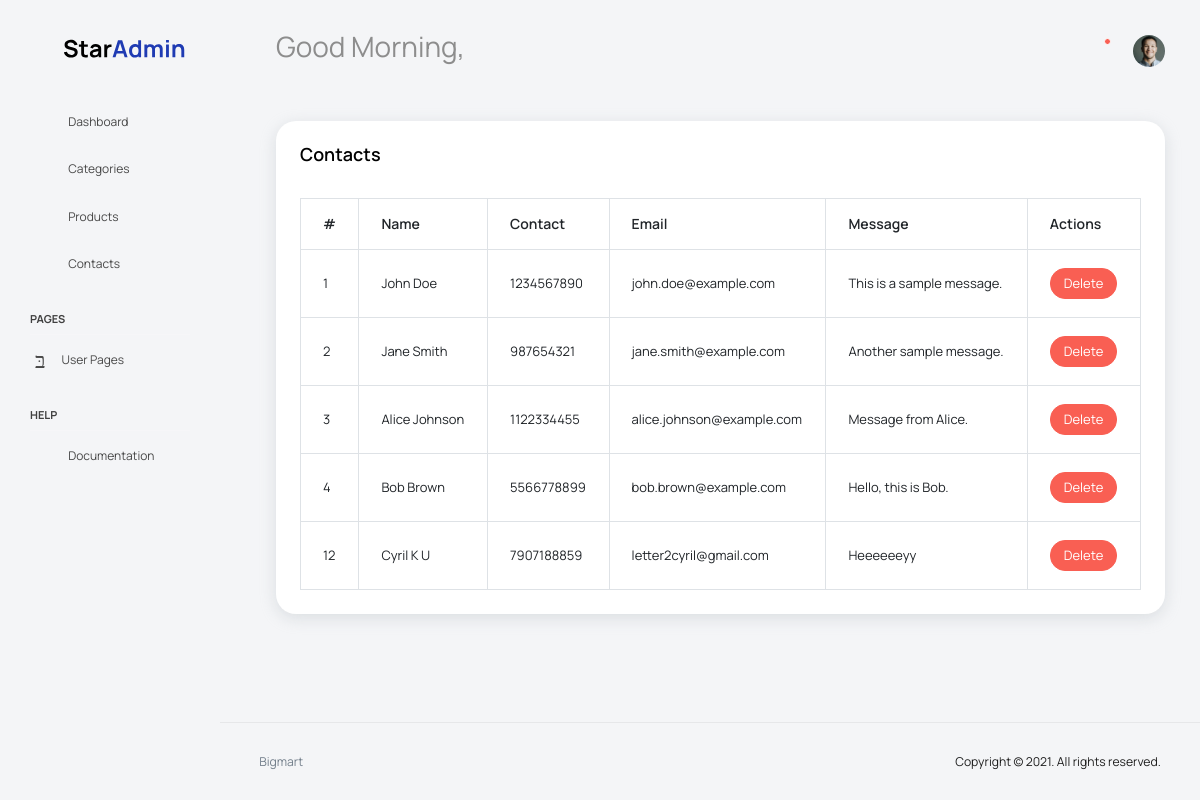
The page /Adminapp/ContactDisplay/ on the database its author committed.
### webapp/models.py (models this page shows)
class ContactDB(models.Model):
    name = models.CharField(max_length=30,null=True,blank=True)
    number = models.IntegerField(null=True,blank=True)
    email = models.EmailField(null=True,blank=True)
    message = models.TextField(null=True,blank=True)

### AdminApp/views.py (the view)
# urls.py: path('ContactDisplay/', views.ContactDisplay, name="ContactDisplay"),
def ContactDisplay(request):
    data = ContactDB.objects.all()
    return render(request,"ContactDisplay.html",{'data': data})

### AdminApp/templates/ContactDisplay.html
{% extends "index.html" %}
{% block content %}
<div class="col-lg-12 grid-margin stretch-card">
  <div class="card">
    <div class="card-body">
      <h4 class="card-title d-flex justify-content-between">Contacts       </h4>
      <div class="table-responsive pt-3">
        <table class="table table-bordered">
          <thead>
            <tr>
              <th>#</th>
              <th>Name</th>
              <th>Contact</th>
              <th>Email</th>
              <th>Message</th>
              <th>Actions</th>
            </tr>
          </thead>
          <tbody>
            {% for d in data %}
              <tr>
                <td>{{ d.id }}</td>
                <td>{{ d.name }}</td>
                <td>{{ d.number }}</td>
                <td>{{ d.email }}</td>
                <td>{{ d.message }}</td>
                <td>
                  <a href="{% url 'ContactDelete' contact_id=d.id %}" class="btn btn-danger btn-sm">Delete</a>
                </td>
              </tr>
            {% endfor %}
          </tbody>
        </table>
      </div>
    </div>
  </div>
</div>
{% endblock %}

### rows shown on the page
ContactDB: id "1", name "John Doe", number "1234567890", email "john.doe@example.com", message "This is a sample message."
ContactDB: id "2", name "Jane Smith", number "987654321", email "jane.smith@example.com", message "Another sample message."
ContactDB: id "3", name "Alice Johnson", number "1122334455", email "alice.johnson@example.com", message "Message from Alice."
ContactDB: id "4", name "Bob Brown", number "5566778899", email "bob.brown@example.com", message "Hello, this is Bob."
ContactDB: id "12", name "Cyril K U", number "7907188859", email "letter2cyril@gmail.com", message "Heeeeeeyy"
